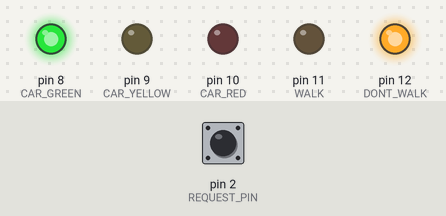
The sketch below on a simulated Arduino Uno, built with avr-gcc and run on an emulated ATmega328P. On the bench: output pins drawn as LEDs (lit = HIGH). Dashed ring = blinking. Inputs (shaded band) come from the test bench; at power-on: pin 2 (REQUEST_PIN) HIGH.

Above: at 1.2 s.
1.3 s: pin 2 (REQUEST_PIN) pulled LOW for 0.15 s
At 1.82 s:
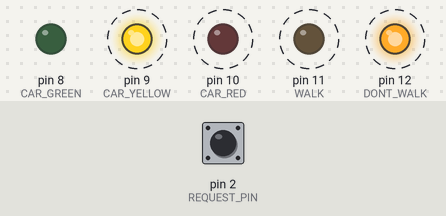
4.3 s: pin 2 (REQUEST_PIN) pulled LOW for 1 s
At 4.37 s:
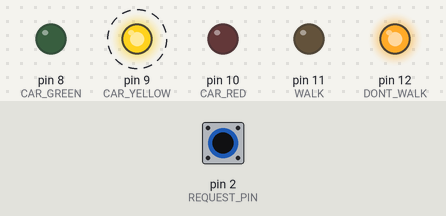
7.3 s: pin 2 (REQUEST_PIN) pulled LOW for 3.2 s
At 7.59 s:
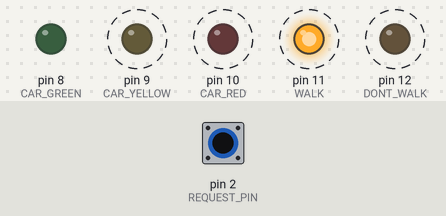
Timing chart, 0 to 12.9 s (numbered marks = the images above; inputs shaded):
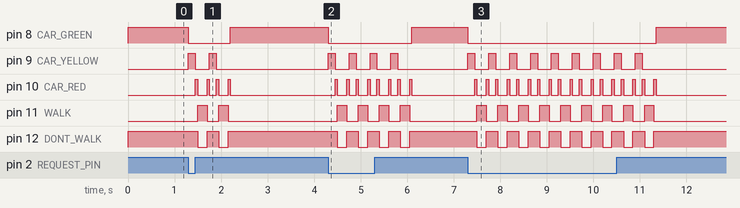

Measured:
- after the input at 1.3 s, pin 8 (CAR_GREEN): HIGH → LOW at once, → HIGH 0.90 s later; pin 9 (CAR_YELLOW): alternates HIGH for 0.15 s and LOW for 0.30 s, 4 changes in all, then stays LOW, starting at once
- after the input at 4.3 s, pin 8 (CAR_GREEN): HIGH → LOW at once, → HIGH 1.8 s later; pin 9 (CAR_YELLOW): alternates HIGH for 0.15 s and LOW for 0.30 s, 8 changes in all, then stays LOW, starting at once
- after the input at 7.3 s, pin 8 (CAR_GREEN): HIGH → LOW at once, → HIGH 4.1 s later; pin 9 (CAR_YELLOW): alternates HIGH for 0.15 s and LOW for 0.30 s, 18 changes in all, then stays LOW, starting at once

The sketch:

deepseek-fast.ino
```cpp
const uint8_t REQUEST_PIN = 2;
const uint8_t CAR_GREEN = 8;
const uint8_t CAR_YELLOW = 9;
const uint8_t CAR_RED = 10;
const uint8_t WALK = 11;
const uint8_t DONT_WALK = 12;

enum State {
  CARS_GREEN,
  CARS_YELLOW,
  ALL_RED_1,
  PED_WALK,
  ALL_RED_2
};

State state = CARS_GREEN;
unsigned long stateStart = 0;
bool requestPending = false;

void setOutputs() {
  digitalWrite(CAR_GREEN, state == CARS_GREEN ? HIGH : LOW);
  digitalWrite(CAR_YELLOW, state == CARS_YELLOW ? HIGH : LOW);
  digitalWrite(CAR_RED, (state == ALL_RED_1 || state == ALL_RED_2) ? HIGH : LOW);
  digitalWrite(WALK, state == PED_WALK ? HIGH : LOW);
  digitalWrite(DONT_WALK, state == PED_WALK ? LOW : HIGH);
}

void enterState(State s) {
  state = s;
  stateStart = millis();
  setOutputs();
}

void setup() {
  pinMode(REQUEST_PIN, INPUT_PULLUP);
  pinMode(CAR_GREEN, OUTPUT);
  pinMode(CAR_YELLOW, OUTPUT);
  pinMode(CAR_RED, OUTPUT);
  pinMode(WALK, OUTPUT);
  pinMode(DONT_WALK, OUTPUT);
  enterState(CARS_GREEN);
}

void loop() {
  if (digitalRead(REQUEST_PIN) == LOW) {
    requestPending = true;
  }

  unsigned long elapsed = millis() - stateStart;

  switch (state) {
    case CARS_GREEN:
      if (requestPending) {
        requestPending = false;
        enterState(CARS_YELLOW);
      }
      break;

    case CARS_YELLOW:
      if (elapsed >= 150) enterState(ALL_RED_1);
      break;

    case ALL_RED_1:
      if (elapsed >= 50) enterState(PED_WALK);
      break;

    case PED_WALK:
      if (elapsed >= 200) enterState(ALL_RED_2);
      break;

    case ALL_RED_2:
      if (elapsed >= 50) enterState(CARS_GREEN);
      break;
  }
}
```
